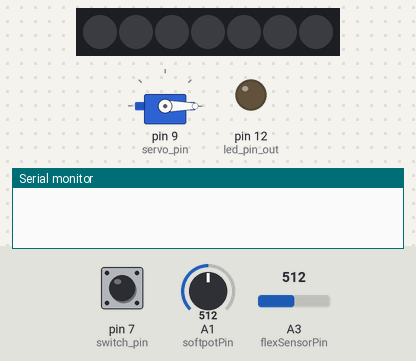
A sketch run on a simulated Arduino Uno, built with avr-gcc and run on an emulated ATmega328P. On the bench: servo, 7 RGB LEDs in strip order, left to right, output pins drawn as LEDs (lit = HIGH), the last lines printed to the serial monitor. The test bench sets the inputs (shaded band); at power-on: pin 7 (switch_pin) LOW, A1 (softpotPin) = 512, A3 (flexSensorPin) = 512. Random numbers use the default seed unless the sketch sets one.

Above: at 1.2 s.
1.3 s: pin 7 (switch_pin) pulled HIGH for 0.15 s
At 2.2 s:
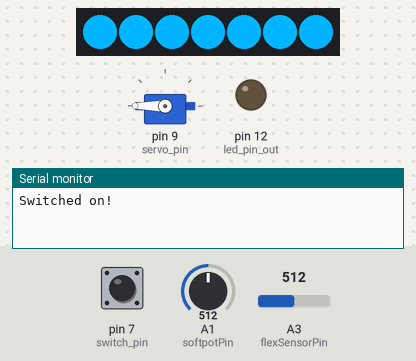
2.9 s: A1 (softpotPin) set to 716
At 3.6 s:
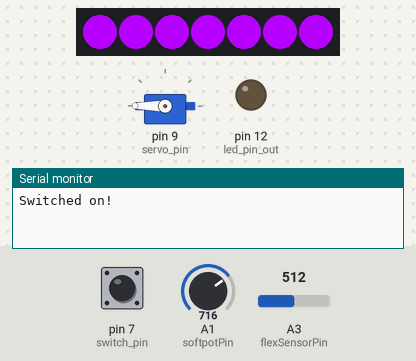
4.5 s: pin 7 (switch_pin) pulled HIGH for 1 s
At 4.63 s:
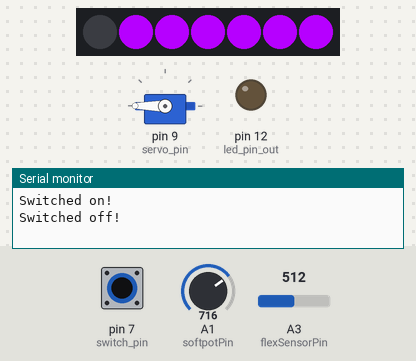
Timing chart, 0 to 7.5 s (numbered marks = the images above; inputs shaded):
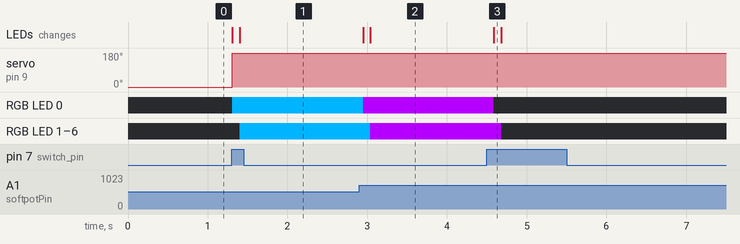

The sketch:

sensors.ino
```cpp
/**
 * PIR Motion Sensor (JST) - SEN-13285
 *
 *
 **/
 #include <SPI.h>

#include <Adafruit_DotStar.h>

#include <Adafruit_GFX.h>
#include <gfxfont.h>

#include <Servo.h>

#define NUMPIXELS 7

#define DATAPIN  4
#define CLOCKPIN 5

#define HUE_MAX  6.0

Adafruit_DotStar strip = Adafruit_DotStar(7, DATAPIN, CLOCKPIN, DOTSTAR_BRG);
int succ_pir_pin = 2; //digital 2
int flexSensorPin = A3; //analog pin 3, 0 is reserved for random seed
int softpotPin = A1;
int led_pin_out = 12;
int vib_in = A2;
int switch_pin = 7;
int servo_pin = 9;

int last_sw = LOW;
bool game_on = false;
int last_angle = -1;
int last_hue = -1;
int hue_cnt = 0;
bool judged = false;

Servo pointer;

void setup(){
  Serial.begin(9600);
  randomSeed(analogRead(0));
  pointer.write(0);

  pointer.attach(servo_pin);
  pinMode(succ_pir_pin, INPUT);
  pinMode(led_pin_out, OUTPUT);
  pinMode(switch_pin, INPUT);
  last_sw = digitalRead(switch_pin);
  digitalWrite(led_pin_out, LOW);
  digitalWrite(softpotPin, HIGH); //enable pullup resistor

#if defined(__AVR_ATtiny85__) && (F_CPU == 16000000L)
  clock_prescale_set(clock_div_1); // Enable 16 MHz on Trinket
#endif

  strip.begin(); // Initialize pins for output
  strip.show();  // Turn all LEDs off ASAP
}


void loop(){

//  int flexSensorReading = analogRead(flexSensorPin);
//  Serial.println(flexSensorReading);
//  int flex0to100 = map(flexSensorReading, 90, 230, 0, 100);
//  Serial.println(flex0to100);

//  int vib_val= analogRead(vib_in);
//  if(vib_val > 50) {
//    Serial.println(vib_val);
//  }
  int sw = digitalRead(switch_pin);
  if(sw != last_sw) {
    last_sw = sw;
    if(sw) {
      game_on = !game_on;
      if(game_on) {
        // rotate pointer
        int rand_angle = random(45, 300);
        while(-1 != last_angle && last_angle == rand_angle) {
          rand_angle = random(45, 300);
        }
        pointer.write(rand_angle);
        last_angle == rand_angle;
      }
      judged = false; // clear it
      Serial.println(game_on? "Switched on!" : "Switched off!");
    }
  }

  long color = 0;
  if(game_on) {
    int softpotReading = analogRead(softpotPin);
//    Serial.println(softpotReading);
    if(15 <= softpotReading && softpotReading <= 900) {
      float hue = mapfloat(softpotReading, 40, 900, 0, HUE_MAX);
    //  Serial.println(hue);
      if(hue < 0) hue = 0;
      if(hue > 6) hue = 6;
      last_hue = hue;
      // TODO count hue slider hold
      color = HSV_to_RGB(hue, 1.0, 1.0);
    } else if(40 > softpotReading) {
      float gr = mapfloat(softpotReading, 0, 40, 0, 1);
      color = HSV_to_RGB(0, gr, gr);
//      Serial.print("gr = ");Serial.print(gr);Serial.print("sr = ");Serial.println(softpotReading);
    } else {
      float gr = mapfloat(softpotReading, 1024, 900, 0, 1);
      color = HSV_to_RGB(0, gr, gr);
//      Serial.print("gr = ");Serial.print(gr);Serial.print("sr = ");Serial.println(softpotReading);
    }
  }
  for(int i = 0; i < NUMPIXELS; i++) {
      strip.setPixelColor(i, color);
      strip.show();
      delay(15);
  }
  int flex_val = analogRead(flexSensorPin);
//  Serial.print("flex_val = ");Serial.println(flex_val);
  if(game_on && !judged) {
      if(flex_val < 70) {
        Serial.println("Success Motion Detected");
        judged = true;
        digitalWrite(led_pin_out, HIGH);
        delay(800);
        digitalWrite(led_pin_out, LOW);
        delay(800);
        digitalWrite(led_pin_out, HIGH);
        delay(800);
        digitalWrite(led_pin_out, LOW);
      } else {
        digitalWrite(led_pin_out, LOW);
      }
  }
}

long HSV_to_RGB( float h, float s, float v ) {
  /* modified from Alvy Ray Smith's site: http://www.alvyray.com/Papers/hsv2rgb.htm */
  // H is given on [0, 6]. S and V are given on [0, 1].
  // RGB is returned as a 24-bit long #rrggbb
  int i;
  float m, n, f;

  // not very elegant way of dealing with out of range: return black
  if ((s<0.0) || (s>1.0) || (v<0.0) || (v>1.0)) {
    return 0L;
  }

  if ((h < 0.0) || (h > 6.0)) {
    return long( v * 255 ) + long( v * 255 ) * 256 + long( v * 255 ) * 65536;
  }
  i = floor(h);
  f = h - i;
  if ( !(i&1) ) {
    f = 1 - f; // if i is even
  }
  m = v * (1 - s);
  n = v * (1 - s * f);
  switch (i) {
  case 6:
  case 0:
    return long(v * 255 ) * 65536 + long( n * 255 ) * 256 + long( m * 255);
  case 1:
    return long(n * 255 ) * 65536 + long( v * 255 ) * 256 + long( m * 255);
  case 2:
    return long(m * 255 ) * 65536 + long( v * 255 ) * 256 + long( n * 255);
  case 3:
    return long(m * 255 ) * 65536 + long( n * 255 ) * 256 + long( v * 255);
  case 4:
    return long(n * 255 ) * 65536 + long( m * 255 ) * 256 + long( v * 255);
  case 5:
    return long(v * 255 ) * 65536 + long( m * 255 ) * 256 + long( n * 255);
  }
}

float mapfloat(float x, float in_min, float in_max, float out_min, float out_max)
{
  return (x - in_min) * (out_max - out_min) / (in_max - in_min) + out_min;
}
```

Measured:
- after the input at 1.3 s, servo on pin 9 (servo_pin): 0° → 180° at once; RGB LED 0: off → RGB(0, 180, 255) at once; RGB LED 1–6: off → RGB(0, 180, 255) after 0.10 s; the LEDs: first change at once (image 1 shows a later state)
- after the input at 2.9 s, RGB LED 0: RGB(0, 180, 255) → RGB(182, 0, 255) after 0.05 s; RGB LED 1–6: RGB(0, 180, 255) → RGB(182, 0, 255) after 0.14 s; the LEDs: first change after 0.05 s (image 2 shows a later state)
- after the input at 4.5 s, RGB LED 0: RGB(182, 0, 255) → off after 0.09 s; RGB LED 1–6: RGB(182, 0, 255) → off after 0.18 s; the LEDs: change after 0.09 s (image 3)
